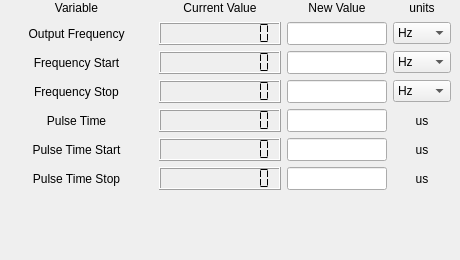
      <widget class="QWidget" name="SFplusTab">
       <attribute name="title">
        <string>Single Frequency, Spectro, Rabi Flop</string>
       </attribute>
       <widget class="QWidget" name="gridLayoutWidget_4">
        <property name="geometry">
         <rect>
          <x>0</x>
          <y>0</y>
          <width>451</width>
          <height>251</height>
         </rect>
        </property>
        <layout class="QGridLayout" name="SFplusQGrid">
         <item row="4" column="3">
          <widget class="QLabel" name="label">
           <property name="text">
            <string>us</string>
           </property>
           <property name="alignment">
            <set>Qt::AlignCenter</set>
           </property>
          </widget>
         </item>
         <item row="1" column="3">
          <widget class="QComboBox" name="OutputFreqUnitComboBox">
           <property name="sizePolicy">
            <sizepolicy hsizetype="Fixed" vsizetype="Fixed">
             <horstretch>0</horstretch>
             <verstretch>0</verstretch>
            </sizepolicy>
           </property>
           <property name="maximumSize">
            <size>
             <width>65</width>
             <height>16777215</height>
            </size>
           </property>
           <item>
            <property name="text">
             <string>Hz</string>
            </property>
           </item>
           <item>
            <property name="text">
             <string>kHz</string>
            </property>
           </item>
           <item>
            <property name="text">
             <string>MHz</string>
            </property>
           </item>
          </widget>
         </item>
         <item row="3" column="2">
          <widget class="QLineEdit" name="FreqStopQLineEdit">
           <property name="maximumSize">
            <size>
             <width>100</width>
             <height>50</height>
            </size>
           </property>
          </widget>
         </item>
         <item row="2" column="3">
          <widget class="QComboBox" name="FreqStartUnitComboBox">
           <property name="sizePolicy">
            <sizepolicy hsizetype="Fixed" vsizetype="Fixed">
             <horstretch>0</horstretch>
             <verstretch>0</verstretch>
            </sizepolicy>
           </property>
           <property name="maximumSize">
            <size>
             <width>65</width>
             <height>16777215</height>
            </size>
           </property>
           <item>
            <property name="text">
             <string>Hz</string>
            </property>
           </item>
           <item>
            <property name="text">
             <string>kHz</string>
            </property>
           </item>
           <item>
            <property name="text">
             <string>MHz</string>
            </property>
           </item>
          </widget>
         </item>
         <item row="2" column="1">
          <widget class="QLCDNumber" name="FreqStartQLCD">
           <property name="maximumSize">
            <size>
             <width>200</width>
             <height>50</height>
            </size>
           </property>
           <property name="digitCount">
            <number>10</number>
           </property>
           <property name="segmentStyle">
            <enum>QLCDNumber::Flat</enum>
           </property>
          </widget>
         </item>
         <item row="4" column="1">
          <widget class="QLCDNumber" name="PulseTimeQLCD">
           <property name="maximumSize">
            <size>
             <width>200</width>
             <height>50</height>
            </size>
           </property>
           <property name="digitCount">
            <number>10</number>
           </property>
           <property name="segmentStyle">
            <enum>QLCDNumber::Flat</enum>
           </property>
          </widget>
         </item>
         <item row="6" column="1">
          <widget class="QLCDNumber" name="PulseTimeStopQLCD">
           <property name="maximumSize">
            <size>
             <width>200</width>
             <height>50</height>
            </size>
           </property>
           <property name="digitCount">
            <number>10</number>
           </property>
           <property name="segmentStyle">
            <enum>QLCDNumber::Flat</enum>
           </property>
          </widget>
         </item>
         <item row="0" column="1">
          <widget class="QLabel" name="CurrentValQLabel_2">
           <property name="maximumSize">
            <size>
             <width>122</width>
             <height>16777215</height>
            </size>
           </property>
           <property name="text">
            <string>Current Value</string>
           </property>
           <property name="alignment">
            <set>Qt::AlignCenter</set>
           </property>
          </widget>
         </item>
         <item row="4" column="2">
          <widget class="QLineEdit" name="PulseTimeQLineEdit">
           <property name="maximumSize">
            <size>
             <width>100</width>
             <height>50</height>
            </size>
           </property>
          </widget>
         </item>
         <item row="4" column="0">
          <widget class="QLabel" name="PulseTimeQLabel">
           <property name="maximumSize">
            <size>
             <width>200</width>
             <height>50</height>
            </size>
           </property>
           <property name="text">
            <string>Pulse Time</string>
           </property>
           <property name="alignment">
            <set>Qt::AlignCenter</set>
           </property>
          </widget>
         </item>
         <item row="5" column="2">
          <widget class="QLineEdit" name="PulseTimeStartQLineEdit">
           <property name="maximumSize">
            <size>
             <width>100</width>
             <height>50</height>
            </size>
           </property>
          </widget>
         </item>
         <item row="5" column="1">
          <widget class="QLCDNumber" name="PulseTimeStartQLCD">
           <property name="maximumSize">
            <size>
             <width>200</width>
             <height>50</height>
            </size>
           </property>
           <property name="digitCount">
            <number>10</number>
           </property>
           <property name="segmentStyle">
            <enum>QLCDNumber::Flat</enum>
           </property>
          </widget>
         </item>
         <item row="2" column="0">
          <widget class="QLabel" name="FreqStartQLabel">
           <property name="maximumSize">
            <size>
             <width>200</width>
             <height>50</height>
            </size>
           </property>
           <property name="text">
            <string>Frequency Start</string>
           </property>
           <property name="alignment">
            <set>Qt::AlignCenter</set>
           </property>
          </widget>
         </item>
         <item row="5" column="0">
          <widget class="QLabel" name="PulseTimeStartQLabel">
           <property name="maximumSize">
            <size>
             <width>200</width>
             <height>50</height>
            </size>
           </property>
           <property name="text">
            <string>Pulse Time Start</string>
           </property>
           <property name="alignment">
            <set>Qt::AlignCenter</set>
           </property>
          </widget>
         </item>
         <item row="3" column="0">
          <widget class="QLabel" name="FreqStopQLabel">
           <property name="maximumSize">
            <size>
             <width>200</width>
             <height>50</height>
            </size>
           </property>
           <property name="text">
            <string>Frequency Stop</string>
           </property>
           <property name="alignment">
            <set>Qt::AlignCenter</set>
           </property>
          </widget>
         </item>
         <item row="1" column="0">
          <widget class="QLabel" name="OutputFreqQLabel">
           <property name="sizePolicy">
            <sizepolicy hsizetype="Maximum" vsizetype="Preferred">
             <horstretch>0</horstretch>
             <verstretch>0</verstretch>
            </sizepolicy>
           </property>
           <property name="maximumSize">
            <size>
             <width>200</width>
             <height>50</height>
            </size>
           </property>
           <property name="text">
            <string>Output Frequency</string>
           </property>
           <property name="alignment">
            <set>Qt::AlignCenter</set>
           </property>
          </widget>
         </item>
         <item row="1" column="2">
          <widget class="QLineEdit" name="OutputFreqQLineEdit">
           <property name="maximumSize">
            <size>
             <width>100</width>
             <height>50</height>
            </size>
           </property>
          </widget>
         </item>
         <item row="6" column="0">
          <widget class="QLabel" name="PulseTimeStopQLabel">
           <property name="maximumSize">
            <size>
             <width>200</width>
             <height>50</height>
            </size>
           </property>
           <property name="text">
            <string>Pulse Time Stop</string>
           </property>
           <property name="alignment">
            <set>Qt::AlignCenter</set>
           </property>
          </widget>
         </item>
         <item row="3" column="1">
          <widget class="QLCDNumber" name="FreqStopQLCD">
           <property name="maximumSize">
            <size>
             <width>200</width>
             <height>50</height>
            </size>
           </property>
           <property name="digitCount">
            <number>10</number>
           </property>
           <property name="segmentStyle">
            <enum>QLCDNumber::Flat</enum>
           </property>
          </widget>
         </item>
         <item row="0" column="2">
          <widget class="QLabel" name="NewValQLabel_2">
           <property name="text">
            <string>New Value</string>
           </property>
           <property name="alignment">
            <set>Qt::AlignCenter</set>
           </property>
          </widget>
         </item>
         <item row="6" column="2">
          <widget class="QLineEdit" name="PulseTimeStopQLineEdit">
           <property name="maximumSize">
            <size>
             <width>100</width>
             <height>50</height>
            </size>
           </property>
          </widget>
         </item>
         <item row="1" column="1">
          <widget class="QLCDNumber" name="OutputFreqQLCD">
           <property name="enabled">
            <bool>true</bool>
           </property>
           <property name="sizePolicy">
            <sizepolicy hsizetype="Maximum" vsizetype="Minimum">
             <horstretch>0</horstretch>
             <verstretch>0</verstretch>
            </sizepolicy>
           </property>
           <property name="minimumSize">
            <size>
             <width>122</width>
             <height>0</height>
            </size>
           </property>
           <property name="maximumSize">
            <size>
             <width>200</width>
             <height>50</height>
            </size>
           </property>
           <property name="digitCount">
            <number>10</number>
           </property>
           <property name="segmentStyle">
            <enum>QLCDNumber::Flat</enum>
           </property>
          </widget>
         </item>
         <item row="2" column="2">
          <widget class="QLineEdit" name="FreqStartQLineEdit">
           <property name="maximumSize">
            <size>
             <width>100</width>
             <height>50</height>
            </size>
           </property>
          </widget>
         </item>
         <item row="0" column="0">
          <widget class="QLabel" name="VariableQLabel_2">
           <property name="minimumSize">
            <size>
             <width>153</width>
             <height>16</height>
            </size>
           </property>
           <property name="text">
            <string>Variable</string>
           </property>
           <property name="alignment">
            <set>Qt::AlignCenter</set>
           </property>
          </widget>
         </item>
         <item row="3" column="3">
          <widget class="QComboBox" name="FreqStopUnitComboBox">
           <property name="sizePolicy">
            <sizepolicy hsizetype="Fixed" vsizetype="Fixed">
             <horstretch>0</horstretch>
             <verstretch>0</verstretch>
            </sizepolicy>
           </property>
           <property name="maximumSize">
            <size>
             <width>65</width>
             <height>16777215</height>
            </size>
           </property>
           <item>
            <property name="text">
             <string>Hz</string>
            </property>
           </item>
           <item>
            <property name="text">
             <string>kHz</string>
            </property>
           </item>
           <item>
            <property name="text">
             <string>MHz</string>
            </property>
           </item>
          </widget>
         </item>
         <item row="7" column="0">
          <spacer name="verticalSpacer">
           <property name="orientation">
            <enum>Qt::Vertical</enum>
           </property>
           <property name="sizeHint" stdset="0">
            <size>
             <width>20</width>
             <height>50</height>
            </size>
           </property>
          </spacer>
         </item>
         <item row="5" column="3">
          <widget class="QLabel" name="label_2">
           <property name="text">
            <string>us</string>
           </property>
           <property name="alignment">
            <set>Qt::AlignCenter</set>
           </property>
          </widget>
         </item>
         <item row="6" column="3">
          <widget class="QLabel" name="label_3">
           <property name="text">
            <string>us</string>
           </property>
           <property name="alignment">
            <set>Qt::AlignCenter</set>
           </property>
          </widget>
         </item>
         <item row="0" column="3">
          <widget class="QLabel" name="label_4">
           <property name="text">
            <string>units</string>
           </property>
           <property name="alignment">
            <set>Qt::AlignCenter</set>
           </property>
          </widget>
         </item>
        </layout>
       </widget>
      </widget>
